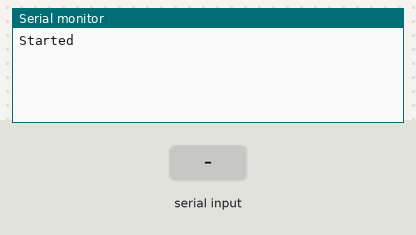
A sketch run on a simulated Arduino Uno, built with avr-gcc and run on an emulated ATmega328P. Shown: the last lines printed to the serial monitor. The inputs (shaded band) are chosen by the test bench.

Above: at 3.2 s.
3.3 s: "1\n" received over the second serial link
At 5.4 s:
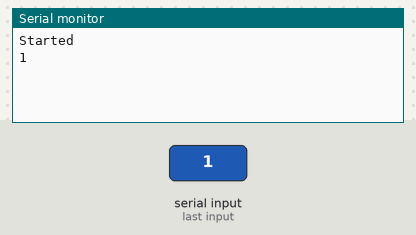
5.7 s: "0\n" received over the second serial link
At 7.3 s:
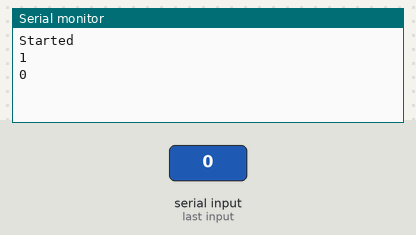

Measured:
- after the input at 3.3 s, the serial monitor: prints a new line after 1.0 s (image 1)
- after the input at 5.7 s, the serial monitor: prints a new line after 1.0 s (image 2)

The sketch:

_02-TalkToEsp8266.ino
```cpp
#include <SoftwareSerial.h>

SoftwareSerial esp8266(2, 3);

void setup() {
  Serial.begin(9600);
  delay(1000);
  esp8266.begin(9600);
  delay(1000);

  Serial.println("Started");
}

void loop() {
  if (esp8266.available()) {
    Serial.println(esp8266.readStringUntil("\n"));
  }
  if (Serial.available()) {
    esp8266.write(Serial.read());
  }
}
```
